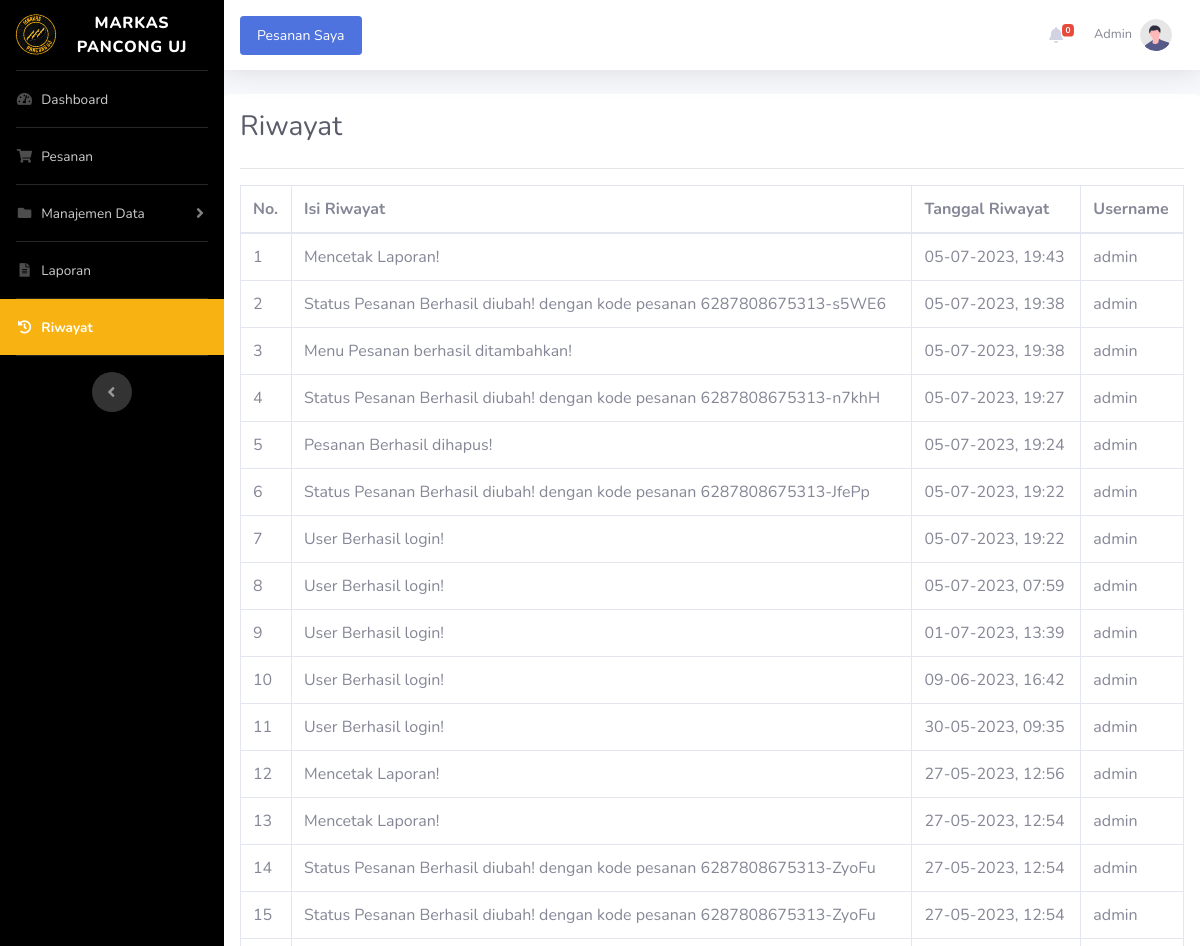
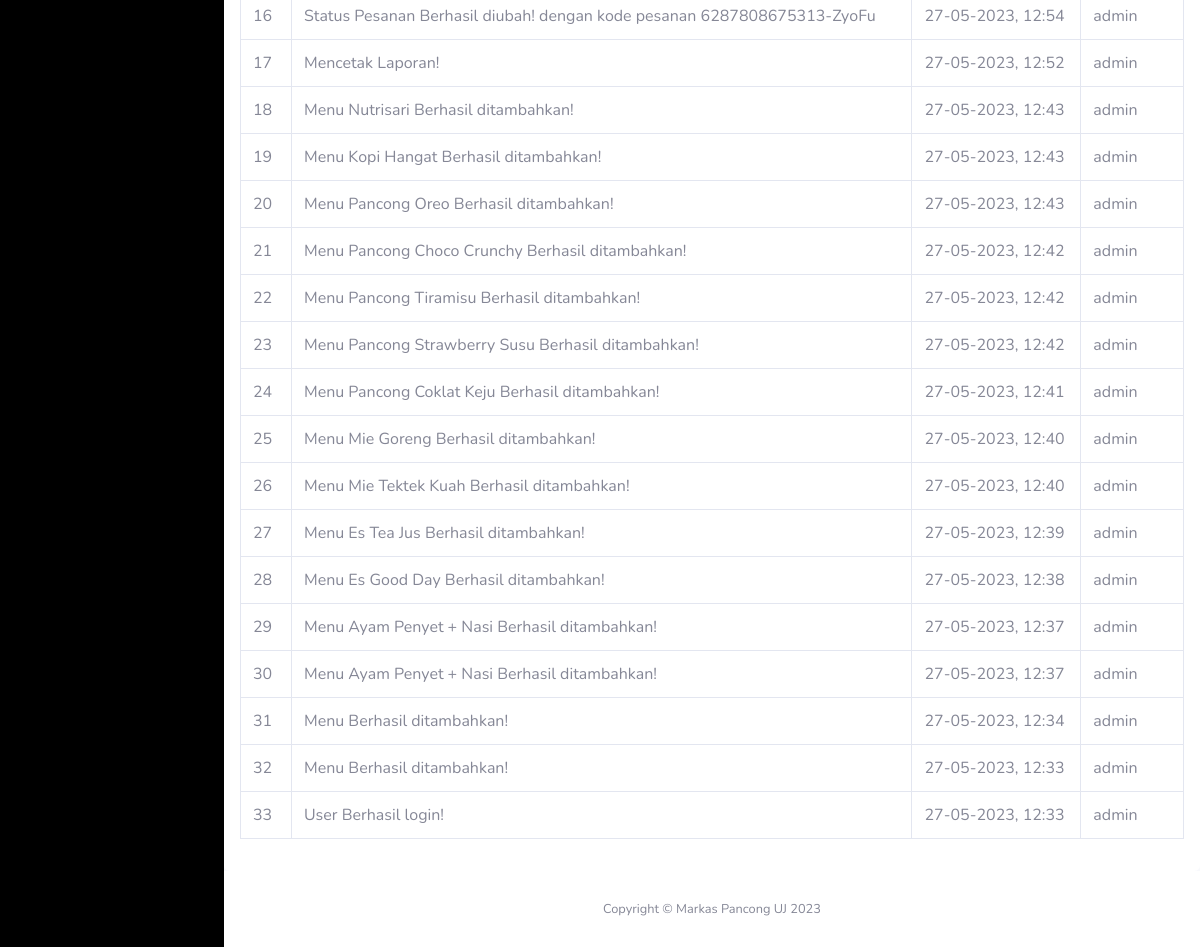
The page /riwayat.php (signed in) on the database its author committed (2 pictures, top to bottom).
### tables this page shows
CREATE TABLE `user` (
  `id_user` int(11) NOT NULL,
  `username` varchar(10) NOT NULL,
  `password` varchar(255) NOT NULL,
  `nama_lengkap` varchar(50) NOT NULL,
  `no_telepon` varchar(20) NOT NULL,
  `alamat` text NOT NULL,
  `role` enum('administrator','pelanggan') NOT NULL
);

CREATE TABLE `riwayat` (
  `id_riwayat` int(11) NOT NULL,
  `isi_riwayat` text NOT NULL,
  `tanggal_riwayat` datetime NOT NULL,
  `id_user` int(11) NOT NULL
);

### riwayat.php (the view, shortened to what this page needs)
<?php
    require_once 'koneksi.php';
    $id_user = $_SESSION['id_user'];
    if (!$dataUser = mysqli_fetch_assoc(mysqli_query($koneksi, "SELECT * FROM user WHERE id_user = '$id_user'"))) {
        header("Location: logout.php");
        exit;
    }
    $riwayat = mysqli_query($koneksi, "SELECT * FROM riwayat INNER JOIN user ON riwayat.id_user = user.id_user ORDER BY tanggal_riwayat DESC");
 ?>
<!DOCTYPE html>
<html lang="en">
<head>
    <?php include 'head.php' ?>
</head>
<body id="page-top">
    <div id="wrapper">
        <?php include 'sidebar.php'; ?>
        <div id="content-wrapper" class="d-flex flex-column">
            <div id="content">
                <?php include 'topbar.php' ?>
                <div class="container-fluid bg-white rounded p-3">
                    <div class="d-sm-flex align-items-center justify-content-between mb-4">
                        <h1 class="h3 mb-0 text-gray-800">Riwayat</h1>
                    </div>
                    <hr class="mt-0">
                    <div class="table-responsive">
                        <table class="table table-bordered">
                            <thead>
                                <tr>
                                    <th>No.</th>
                                    <th>Isi Riwayat</th>
                                    <th>Tanggal Riwayat</th>
                                    <th>Username</th>
                                </tr>
                            </thead>
                            <tbody>
                                <?php $i = 1; ?>
                                <?php foreach ($riwayat as $dr): ?>
                                    <tr>
                                        <td><?= $i++; ?></td>
                                        <td><?= $dr['isi_riwayat']; ?></td>
                                        <td><?= date("d-m-Y, H:i", strtotime($dr['tanggal_riwayat'])); ?></td>
                                        <td><?= $dr['username']; ?></td>
                                    </tr>
                                <?php endforeach ?>
                            </tbody>
                        </table>
                    </div>
                </div>
            </div>
            <?php include 'footer.php' ?>
        </div>
    </div>
</body>
</html>

### topbar.php (shortened to what this page needs)
<nav class="navbar navbar-expand navbar-light bg-white topbar mb-4 static-top shadow">
    <a class="nav-link btn btn-primary btn-sm text-white" href="pelanggan.php">Pesanan Saya</a>
    <ul class="navbar-nav ml-auto">
        <?php if ($dataUser['role'] == 'administrator'): ?>
            <li class="nav-item dropdown no-arrow mx-1">
                <a class="nav-link dropdown-toggle" href="#" id="alertsDropdown" role="button"
                    data-toggle="dropdown" aria-haspopup="true" aria-expanded="false">
                    <i class="fas fa-bell fa-fw"></i>
                    <span class="badge badge-danger badge-counter" id="badge-counter">0</span>
                </a>
            </li>
        <?php endif ?>
        <li class="nav-item dropdown no-arrow">
            <a class="nav-link dropdown-toggle" href="#" id="userDropdown" role="button"
                data-toggle="dropdown" aria-haspopup="true" aria-expanded="false">
                <span class="mr-2 d-none d-lg-inline text-gray-600 small"><?= $dataUser['nama_lengkap']; ?></span>
                <img class="img-profile rounded-circle"
                    src="img/undraw_profile.svg">
            </a>
        </li>
    </ul>
</nav>

### css/style.css (style rules this page uses)
html { scroll-behavior: smooth; }

### rows shown on the page
user: nama_lengkap "Admin"
riwayat: isi_riwayat "Mencetak Laporan!", tanggal_riwayat "05-07-2023, 19:43", id_user.username "admin"
riwayat: isi_riwayat "Status Pesanan Berhasil diubah! dengan kode pesanan 6287808675313-s5WE6", tanggal_riwayat "05-07-2023, 19:38", id_user.username "admin"
riwayat: isi_riwayat "Menu Pesanan berhasil ditambahkan!", tanggal_riwayat "05-07-2023, 19:38", id_user.username "admin"
riwayat: isi_riwayat "Status Pesanan Berhasil diubah! dengan kode pesanan 6287808675313-n7khH", tanggal_riwayat "05-07-2023, 19:27", id_user.username "admin"
riwayat: isi_riwayat "Pesanan Berhasil dihapus!", tanggal_riwayat "05-07-2023, 19:24", id_user.username "admin"
riwayat: isi_riwayat "Status Pesanan Berhasil diubah! dengan kode pesanan 6287808675313-JfePp", tanggal_riwayat "05-07-2023, 19:22", id_user.username "admin"
riwayat: isi_riwayat "User Berhasil login!", tanggal_riwayat "05-07-2023, 19:22", id_user.username "admin"
riwayat: isi_riwayat "User Berhasil login!", tanggal_riwayat "05-07-2023, 07:59", id_user.username "admin"
riwayat: isi_riwayat "User Berhasil login!", tanggal_riwayat "01-07-2023, 13:39", id_user.username "admin"
riwayat: isi_riwayat "User Berhasil login!", tanggal_riwayat "09-06-2023, 16:42", id_user.username "admin"
riwayat: isi_riwayat "User Berhasil login!", tanggal_riwayat "30-05-2023, 09:35", id_user.username "admin"
riwayat: isi_riwayat "Mencetak Laporan!", tanggal_riwayat "27-05-2023, 12:56", id_user.username "admin"
riwayat: isi_riwayat "Mencetak Laporan!", tanggal_riwayat "27-05-2023, 12:54", id_user.username "admin"
riwayat: isi_riwayat "Status Pesanan Berhasil diubah! dengan kode pesanan 6287808675313-ZyoFu", tanggal_riwayat "27-05-2023, 12:54", id_user.username "admin"
riwayat: isi_riwayat "Status Pesanan Berhasil diubah! dengan kode pesanan 6287808675313-ZyoFu", tanggal_riwayat "27-05-2023, 12:54", id_user.username "admin"
riwayat: isi_riwayat "Status Pesanan Berhasil diubah! dengan kode pesanan 6287808675313-ZyoFu", tanggal_riwayat "27-05-2023, 12:54", id_user.username "admin"
riwayat: isi_riwayat "Mencetak Laporan!", tanggal_riwayat "27-05-2023, 12:52", id_user.username "admin"
riwayat: isi_riwayat "Menu Nutrisari Berhasil ditambahkan!", tanggal_riwayat "27-05-2023, 12:43", id_user.username "admin"
riwayat: isi_riwayat "Menu Kopi Hangat Berhasil ditambahkan!", tanggal_riwayat "27-05-2023, 12:43", id_user.username "admin"
riwayat: isi_riwayat "Menu Pancong Oreo Berhasil ditambahkan!", tanggal_riwayat "27-05-2023, 12:43", id_user.username "admin"
riwayat: isi_riwayat "Menu Pancong Choco Crunchy Berhasil ditambahkan!", tanggal_riwayat "27-05-2023, 12:42", id_user.username "admin"
riwayat: isi_riwayat "Menu Pancong Tiramisu Berhasil ditambahkan!", tanggal_riwayat "27-05-2023, 12:42", id_user.username "admin"
riwayat: isi_riwayat "Menu Pancong Strawberry Susu Berhasil ditambahkan!", tanggal_riwayat "27-05-2023, 12:42", id_user.username "admin"
riwayat: isi_riwayat "Menu Pancong Coklat Keju Berhasil ditambahkan!", tanggal_riwayat "27-05-2023, 12:41", id_user.username "admin"
riwayat: isi_riwayat "Menu Mie Goreng Berhasil ditambahkan!", tanggal_riwayat "27-05-2023, 12:40", id_user.username "admin"
riwayat: isi_riwayat "Menu Mie Tektek Kuah Berhasil ditambahkan!", tanggal_riwayat "27-05-2023, 12:40", id_user.username "admin"
riwayat: isi_riwayat "Menu Es Tea Jus Berhasil ditambahkan!", tanggal_riwayat "27-05-2023, 12:39", id_user.username "admin"
riwayat: isi_riwayat "Menu Es Good Day Berhasil ditambahkan!", tanggal_riwayat "27-05-2023, 12:38", id_user.username "admin"
riwayat: isi_riwayat "Menu Ayam Penyet + Nasi Berhasil ditambahkan!", tanggal_riwayat "27-05-2023, 12:37", id_user.username "admin"
riwayat: isi_riwayat "Menu Ayam Penyet + Nasi Berhasil ditambahkan!", tanggal_riwayat "27-05-2023, 12:37", id_user.username "admin"
riwayat: isi_riwayat "Menu Berhasil ditambahkan!", tanggal_riwayat "27-05-2023, 12:34", id_user.username "admin"
riwayat: isi_riwayat "Menu Berhasil ditambahkan!", tanggal_riwayat "27-05-2023, 12:33", id_user.username "admin"
riwayat: isi_riwayat "User Berhasil login!", tanggal_riwayat "27-05-2023, 12:33", id_user.username "admin"
